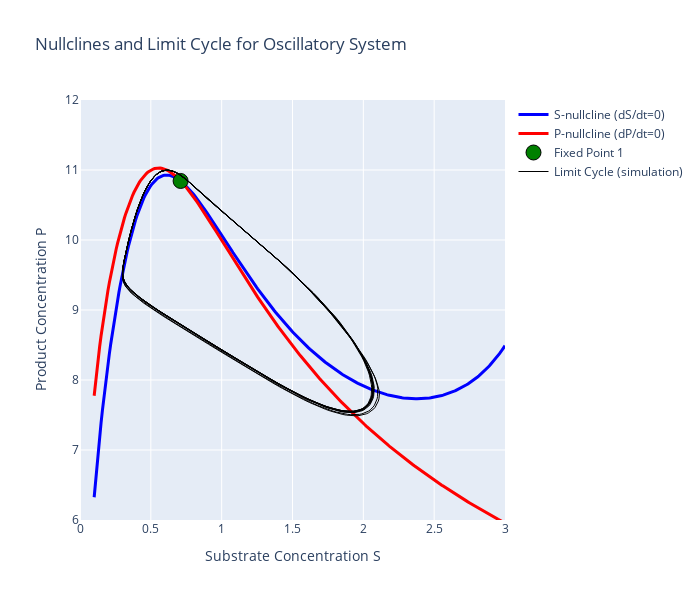

This figure's notebook cell:
### Markdown cell above
## State Space Nullclines

### Code cell
import numpy as np
import plotly.graph_objects as go
from scipy.optimize import fsolve

# Oscillatory parameters
a1_fixed = 0.65

print("NULLCLINE ANALYSIS FOR OSCILLATORY SYSTEM")
print("="*50)
print(f"b1={b1}, b2={b2}")
print(f"a1={a1_fixed}, a2={a2}")
print(f"k_max={k_max}, K_m={K_m}")
print(f"k_i={k_i}")
print(f"n={n}, m={m}, q={q}")
print()

def enzymatic_rate(S, P):
    """Enzymatic rate with forward and feedback inhibition"""
    return (k_max * S**n) / (K_m**m + S**m) / (1 + k_i * P**q)

def S_nullcline(S, P):
    """S-nullcline: dS/dt = 0 => a1 - b1*S = v(S,P)"""
    return a1_fixed - b1*S - enzymatic_rate(S, P)

def P_nullcline(S, P):
    """P-nullcline: dP/dt = 0 => a2 - b2*P = -v(S,P)"""
    return a2       - b2*P + enzymatic_rate(S, P)

# Compute S-nullcline: For each S, find P such that dS/dt = 0
print("Computing S-nullcline...")
S_values = np.linspace(0.1, 3, 300)
P_S_null = []

for S in S_values:
    def equation(P):
        return S_nullcline(S, P)
    
    try:
        # Try multiple initial guesses
        solutions = []
        for P_guess in [5.0, 6.0, 7.0, 8.0]:
            result = fsolve(equation, P_guess)
            if (result[0] > 0 and result[0] < 15 and 
                abs(equation(result[0])) < 1e-6):
                solutions.append(result[0])
        
        # Remove duplicates and take the first valid solution
        if solutions:
            unique_solutions = []
            for sol in solutions:
                if not any(abs(sol - existing) < 0.1 for existing in unique_solutions):
                    unique_solutions.append(sol)
            P_S_null.append(unique_solutions[0])  # Take first branch for plotting
        else:
            P_S_null.append(np.nan)
    except:
        P_S_null.append(np.nan)

# Compute P-nullcline: For each S, find P such that dP/dt = 0
print("Computing P-nullcline...")
P_P_null = []

for S in S_values:
    def equation(P):
        return P_nullcline(S, P)
    
    try:
        # Try multiple initial guesses
        solutions = []
        for P_guess in [0.1, 1.0, 3.0, 5.0]:
            result = fsolve(equation, P_guess)
            if (result[0] > 0 and result[0] < 15 and 
                abs(equation(result[0])) < 1e-6):
                solutions.append(result[0])
        
        # Remove duplicates and take the first valid solution
        if solutions:
            unique_solutions = []
            for sol in solutions:
                if not any(abs(sol - existing) < 0.1 for existing in unique_solutions):
                    unique_solutions.append(sol)
            P_P_null.append(unique_solutions[0])  # Take first branch for plotting
        else:
            P_P_null.append(np.nan)
    except:
        P_P_null.append(np.nan)

# Create the phase portrait
fig = go.Figure()

# Plot S-nullcline
valid_S_S = []
valid_P_S = []
for S, P in zip(S_values, P_S_null):
    if not np.isnan(P):
        valid_S_S.append(S)
        valid_P_S.append(P)

fig.add_trace(go.Scatter(x=valid_S_S, y=valid_P_S, mode='lines',
                        name='S-nullcline (dS/dt=0)',
                        line=dict(color='blue', width=3)))

# Plot P-nullcline
valid_S_P = []
valid_P_P = []
for S, P in zip(S_values, P_P_null):
    if not np.isnan(P):
        valid_S_P.append(S)
        valid_P_P.append(P)

fig.add_trace(go.Scatter(x=valid_S_P, y=valid_P_P, mode='lines',
                        name='P-nullcline (dP/dt=0)',
                        line=dict(color='red', width=3)))

# Find fixed points (intersections)
print("Finding fixed points...")
fixed_points = []

# Search in S-P space
S_search = np.linspace(0.01, 1.2, 50)
P_search = np.linspace(9, 11, 50)

for S_guess in S_search:
    for P_guess in P_search:
        def equations(vars):
            S, P = vars
            return [S_nullcline(S, P), P_nullcline(S, P)]
        
        try:
            result = fsolve(equations, [S_guess, P_guess])
            S_sol, P_sol = result
            
            # Check if valid solution
            residuals = equations([S_sol, P_sol])
            if (np.linalg.norm(residuals) < 1e-4 and 
                S_sol > 0 and P_sol > 0 and 
                S_sol <= 2 and P_sol <= 15):
                
                # Check if new
                is_new = True
                for existing in fixed_points:
                    if (abs(S_sol - existing[0]) < 0.1 and 
                        abs(P_sol - existing[1]) < 0.1):
                        is_new = False
                        break
                
                if is_new:
                    fixed_points.append((S_sol, P_sol))
        except:
            continue

print(f"Found {len(fixed_points)} fixed point(s):")
for i, (S, P) in enumerate(fixed_points):
    print(f"  FP{i+1}: S = {S:.3f}, P = {P:.3f}")

# Plot fixed points
for i, (S, P) in enumerate(fixed_points):
    fig.add_trace(go.Scatter(x=[S], y=[P], mode='markers',
                            marker=dict(size=15, color='green', symbol='circle',
                                      line=dict(width=1, color='black')),
                            name=f'Fixed Point {i+1}'))

# Add a limit cycle from simulation to show oscillations
print("Adding limit cycle from simulation...")
from scipy.integrate import solve_ivp

def system_dynamics(t, variables):
    S, P = variables
    rate = enzymatic_rate(S, P)
    dSdt = a1_fixed - b1*S - rate
    dPdt = a2       - b2*P + rate
    return [dSdt, dPdt]

# Simulate to get limit cycle
sol = solve_ivp(system_dynamics, (0, 2000), [1.0, 1.0],
                t_eval=np.linspace(0, 2000, 5000), method='RK45')

# Use only the last part to avoid transients
S_cycle = sol.y[0][-2000:]
P_cycle = sol.y[1][-2000:]

fig.add_trace(go.Scatter(x=S_cycle, y=P_cycle, mode='lines',
                        name='Limit Cycle (simulation)',
                        line=dict(color='black', width=1)))

# Update layout
fig.update_layout(
    title="Nullclines and Limit Cycle for Oscillatory System",
    xaxis_title="Substrate Concentration S",
    yaxis_title="Product Concentration P", 
    width=700,
    height=600,
    showlegend=True
)

fig.update_xaxes(range=[0, 3])
fig.update_yaxes(range=[6, 12])

fig.show()

# Mathematical analysis
print("\n" + "="*50)
print("MATHEMATICAL ANALYSIS")
print("="*50)

print("Nullcline equations:")
print("S-nullcline: a₁ - b₁·S = k_max·S/(K_m³ + S³) · 1/(1 + k_i·P²)")
print("P-nullcline: a₂ - b₂·P = -k_max·S/(K_m³ + S³) · 1/(1 + k_i·P²)")
print()
print("Rearranged:")
print("S-nullcline: P = √[(k_max·S/((a₁ - b₁·S)(K_m³ + S³)) - 1)/k_i]")
print("P-nullcline: P = [a₂ + k_max·S/((K_m³ + S³)(1 + k_i·P²))]/b₂")
print()

if len(fixed_points) == 1:
    S_fp, P_fp = fixed_points[0]
    print(f"Single fixed point at: S = {S_fp:.3f}, P = {P_fp:.3f}")
    print("This is typical for oscillatory systems - an unstable fixed point")
    print("surrounded by a stable limit cycle!")
    
    # Check stability roughly by simulating nearby
    sol_test = solve_ivp(system_dynamics, (0, 50), [S_fp + 0.1, P_fp + 0.1],
                        t_eval=[0, 50], method='RK45')
    final_S, final_P = sol_test.y[0, -1], sol_test.y[1, -1]
    distance = np.sqrt((final_S - S_fp)**2 + (final_P - P_fp)**2)
    
    if distance > 0.5:
        print("Fixed point appears UNSTABLE (spiral source)")
    else:
        print("Fixed point appears STABLE")

print("\nThe purple limit cycle shows sustained oscillations around the fixed point!")

### Figure 1 — Plotly figure (JSON) as saved in the notebook; plotly's stock layout.template omitted (floating-point values rounded to 4 significant figures; data arrays with more than 128 entries replaced by an {"elided": "..."} marker saying what was removed)
{"data": [{"line": {"color": "blue", "width": 3}, "mode": "lines", "name": "S-nullcline (dS/dt=0)", "type": "scatter", "x": {"elided": "300 float values"}, "y": {"elided": "300 float values"}}, {"line": {"color": "red", "width": 3}, "mode": "lines", "name": "P-nullcline (dP/dt=0)", "type": "scatter", "x": {"elided": "300 float values"}, "y": {"elided": "300 float values"}}, {"marker": {"color": "green", "line": {"color": "black", "width": 1}, "size": 15, "symbol": "circle"}, "mode": "markers", "name": "Fixed Point 1", "type": "scatter", "x": [0.7101], "y": [10.84]}, {"line": {"color": "black", "width": 1}, "mode": "lines", "name": "Limit Cycle (simulation)", "type": "scatter", "x": {"elided": "2000 float values"}, "y": {"elided": "2000 float values"}}], "layout": {"height": 600, "showlegend": true, "title": {"text": "Nullclines and Limit Cycle for Oscillatory System"}, "width": 700, "xaxis": {"range": [0, 3], "title": {"text": "Substrate Concentration S"}}, "yaxis": {"range": [6, 12], "title": {"text": "Product Concentration P"}}}}
